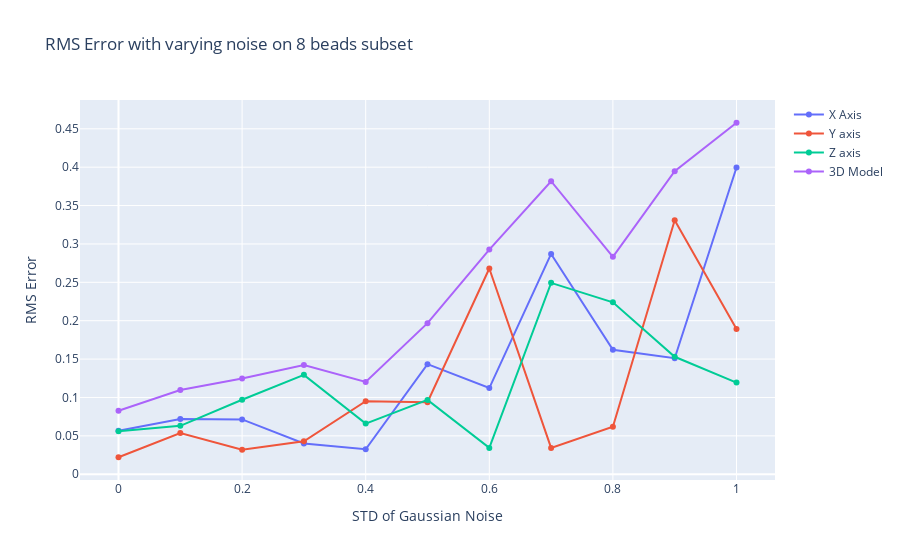

The cell this chart's notebook holds for it:
### Code cell
fig = go.Figure()
fig.update_layout(title = 'RMS Error with varying noise on 8 beads subset',
                  yaxis_title = 'RMS Error',
                  xaxis_title = 'STD of Gaussian Noise')

fig.add_trace(go.Scatter(
    x = rms_measurements['std'],
    y = rms_measurements['x'],
    name = 'X Axis'
))
fig.add_trace(go.Scatter(
    x = rms_measurements['std'],
    y = rms_measurements['y'],
    name = 'Y axis'
))
fig.add_trace(go.Scatter(
    x = rms_measurements['std'],
    y = rms_measurements['z'],
    name = 'Z axis'
))
fig.add_trace(go.Scatter(
    x = rms_measurements['std'],
    y = rms_measurements['3d'],
    name = '3D Model'
))
fig.show()

### Figure 1 — Plotly figure (JSON) as saved in the notebook; plotly's stock layout.template omitted (floating-point values rounded to 4 significant figures)
{"data": [{"name": "X Axis", "x": [0.0, 0.1, 0.2, 0.3, 0.4, 0.5, 0.6, 0.7, 0.8, 0.9, 1.0], "y": [0.05666, 0.072, 0.07141, 0.04009, 0.03252, 0.1434, 0.1123, 0.287, 0.162, 0.1512, 0.3996], "type": "scatter"}, {"name": "Y axis", "x": [0.0, 0.1, 0.2, 0.3, 0.4, 0.5, 0.6, 0.7, 0.8, 0.9, 1.0], "y": [0.02212, 0.05377, 0.03196, 0.04289, 0.09504, 0.09381, 0.268, 0.03427, 0.06184, 0.331, 0.189], "type": "scatter"}, {"name": "Z axis", "x": [0.0, 0.1, 0.2, 0.3, 0.4, 0.5, 0.6, 0.7, 0.8, 0.9, 1.0], "y": [0.05592, 0.06308, 0.09698, 0.1295, 0.06596, 0.09682, 0.03433, 0.2493, 0.2239, 0.153, 0.1193], "type": "scatter"}, {"name": "3D Model", "x": [0.0, 0.1, 0.2, 0.3, 0.4, 0.5, 0.6, 0.7, 0.8, 0.9, 1.0], "y": [0.08262, 0.1098, 0.1246, 0.1422, 0.1202, 0.1968, 0.2926, 0.3817, 0.2833, 0.3947, 0.4579], "type": "scatter"}], "layout": {"title": {"text": "RMS Error with varying noise on 8 beads subset"}, "yaxis": {"title": {"text": "RMS Error"}}, "xaxis": {"title": {"text": "STD of Gaussian Noise"}}}}
